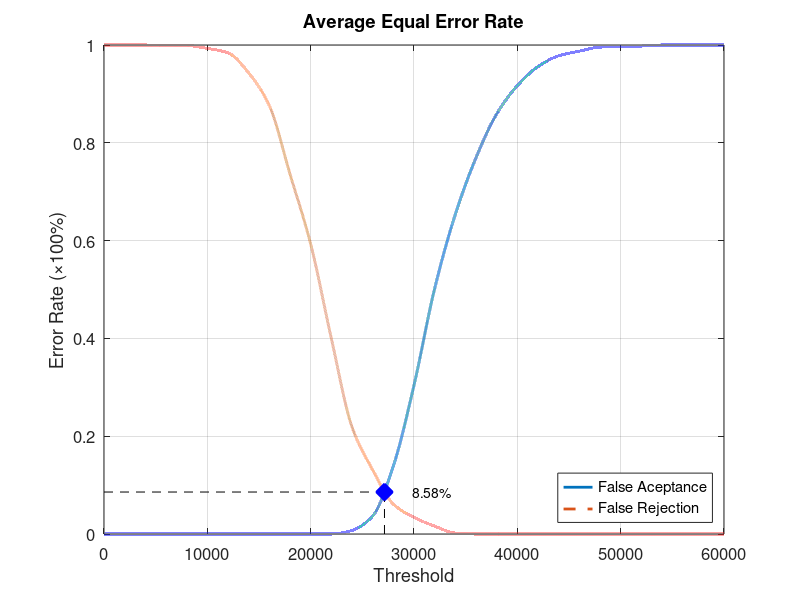
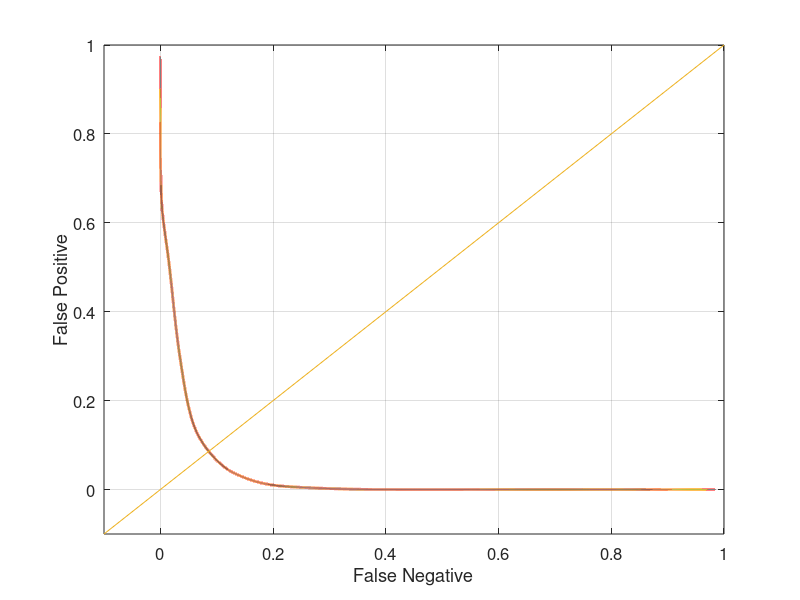

Reproduce these figures in MATLAB, in order.
function yEER = Database2Average
close all;
clear;
clc;
x = 0:2000:60000;
xq = 0:0.5:60000;

y0 = [0 0 0 0 0 0 0 0 0 0 0 0 0.00736842 0.0368421 0.138947 0.304211 0.502105 0.653684 0.769474 0.858947 0.916842 0.955789 0.977895 0.987368 0.995789 0.996842 0.997895 1 1 1 1];
yy0 = interp1(x, y0, xq, 'pchip');
y1 = [1 1 1 0.999 0.999 0.993 0.984 0.943 0.876 0.736 0.593 0.4 0.219 0.131 0.061 0.034 0.016 0.002 0 0 0 0 0 0 0 0 0 0 0 0 0];
yy1 = interp1(x, y1, xq, 'pchip');

% Calculating EER: 
y2 = abs(y0 - y1);
find(y2 == min(y2))
yy2 = abs(yy0 - yy1);
xEER = find(yy2 == min(yy2));
xEERIndex = xq(xEER) % X-axis EER
yEER = yy0(xEER) % Y-axis EER

main = figure
plot(xq, yy0,'-','LineWidth', 2);	hold on
plot(xq, yy1,'--','LineWidth', 2);	hold on
plot([xEERIndex xEERIndex], [0 yEER], 'k--');	hold on
plot([0 xEERIndex], [yEER yEER], 'k--');	hold on
plot(xEERIndex, yEER, 'bx', 'LineWidth', 10);	hold on
text(xEERIndex + 10 * xEERIndex / 100, yEER, [num2str(round((10000 * yEER)) / 100) '%'])
legend('False Aceptance', 'False Rejection', 'Location', 'SouthEast')
xlabel('Threshold')
ylabel('Error Rate (\times100%)')
title('Average Equal Error Rate')
set(gca, 'FontSize', 12)
axis([0 60000 0 1])
grid on

print(main, 'Database2AverageMain', '-dpng');
FNRxFPR = figure('Color', [1 1 1]);
plot(yy1, yy0, '-', yy1, yy0, 'LineWidth', 2);
hold on
y = -0.1:0.1:1
plot(y, y); 
set(gca, 'FontSize', 12)
xlabel('False Negative')
ylabel('False Positive')
axis([-0.1 1 -0.1 1])
set(gca, 'FontSize', 12)
grid on

print(FNRxFPR, 'Database2AverageFNRxFPR','-dpng');
end
